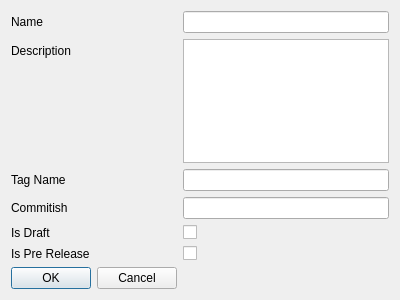
<?xml version="1.0" encoding="UTF-8"?>
<ui version="4.0">
 <class>createNewReleaseDialog</class>
 <widget class="QDialog" name="createNewReleaseDialog">
  <property name="geometry">
   <rect>
    <x>0</x>
    <y>0</y>
    <width>400</width>
    <height>300</height>
   </rect>
  </property>
  <property name="windowTitle">
   <string>Dialog</string>
  </property>
  <layout class="QFormLayout" name="formLayout">
   <item row="0" column="0">
    <widget class="QLabel" name="label">
     <property name="text">
      <string>Name</string>
     </property>
    </widget>
   </item>
   <item row="1" column="0">
    <widget class="QLabel" name="label_2">
     <property name="text">
      <string>Description</string>
     </property>
    </widget>
   </item>
   <item row="6" column="0">
    <widget class="QDialogButtonBox" name="buttonBox">
     <property name="orientation">
      <enum>Qt::Horizontal</enum>
     </property>
     <property name="standardButtons">
      <set>QDialogButtonBox::Cancel|QDialogButtonBox::Ok</set>
     </property>
    </widget>
   </item>
   <item row="2" column="0">
    <widget class="QLabel" name="label_3">
     <property name="text">
      <string>Tag Name</string>
     </property>
    </widget>
   </item>
   <item row="3" column="0">
    <widget class="QLabel" name="label_4">
     <property name="text">
      <string>Commitish</string>
     </property>
    </widget>
   </item>
   <item row="4" column="0">
    <widget class="QLabel" name="label_5">
     <property name="text">
      <string>Is Draft</string>
     </property>
    </widget>
   </item>
   <item row="5" column="0">
    <widget class="QLabel" name="label_6">
     <property name="text">
      <string>Is Pre Release</string>
     </property>
    </widget>
   </item>
   <item row="0" column="1">
    <widget class="QLineEdit" name="name"/>
   </item>
   <item row="1" column="1">
    <widget class="QTextEdit" name="description"/>
   </item>
   <item row="2" column="1">
    <widget class="QLineEdit" name="tagName"/>
   </item>
   <item row="3" column="1">
    <widget class="QLineEdit" name="commitish"/>
   </item>
   <item row="4" column="1">
    <widget class="QCheckBox" name="isDraft">
     <property name="text">
      <string/>
     </property>
    </widget>
   </item>
   <item row="5" column="1">
    <widget class="QCheckBox" name="isPrerelease">
     <property name="text">
      <string/>
     </property>
    </widget>
   </item>
  </layout>
 </widget>
 <resources/>
 <connections>
  <connection>
   <sender>buttonBox</sender>
   <signal>accepted()</signal>
   <receiver>createNewReleaseDialog</receiver>
   <slot>accept()</slot>
   <hints>
    <hint type="sourcelabel">
     <x>248</x>
     <y>254</y>
    </hint>
    <hint type="destinationlabel">
     <x>157</x>
     <y>274</y>
    </hint>
   </hints>
  </connection>
  <connection>
   <sender>buttonBox</sender>
   <signal>rejected()</signal>
   <receiver>createNewReleaseDialog</receiver>
   <slot>reject()</slot>
   <hints>
    <hint type="sourcelabel">
     <x>316</x>
     <y>260</y>
    </hint>
    <hint type="destinationlabel">
     <x>286</x>
     <y>274</y>
    </hint>
   </hints>
  </connection>
 </connections>
</ui>
